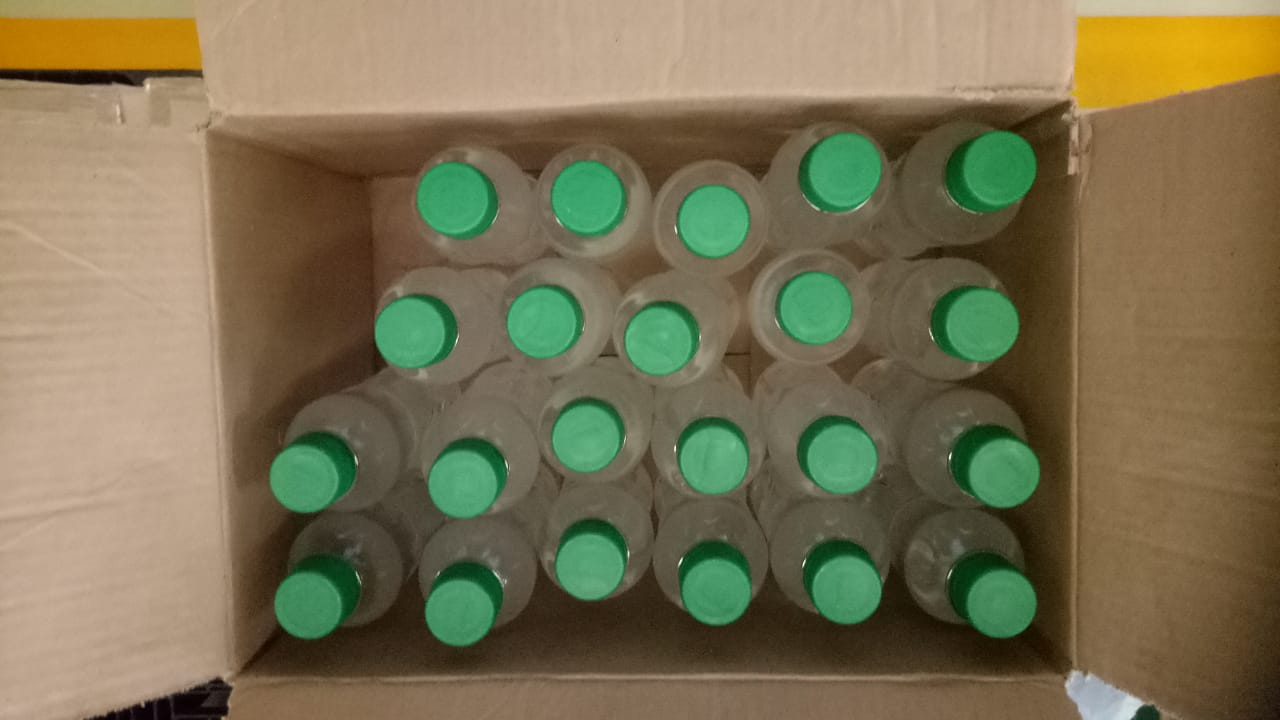
#> input picture blobs2.jpeg, 1280 x 720 px, found by its file name
$ python crop.py
#> lines starting #> are read from the running program, lines starting #| are printed output that depends on the picture
import cv2

img = cv2.imread('c://Intel//python//test1//blobs2.jpeg')
#> img is the input picture: shape (720, 1280, 3); mean B, G, R 83, 113.5, 122.5

# crop image[y_min:y_max , x_min:x_max]
img_crop = img[60:160, 320:420]
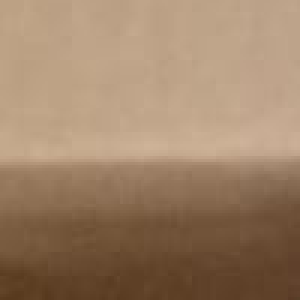
#> img_crop: shape (100, 100, 3) (shown 3 times larger); mean B, G, R 103.5, 130.1, 158.4

# show image
cv2.imshow('image crop',img_crop)
cv2.imshow('image',img)
cv2.waitKey(0)
cv2.destroyAllWindows()

$ run again, with blobs1.jpeg copied over blobs2.jpeg
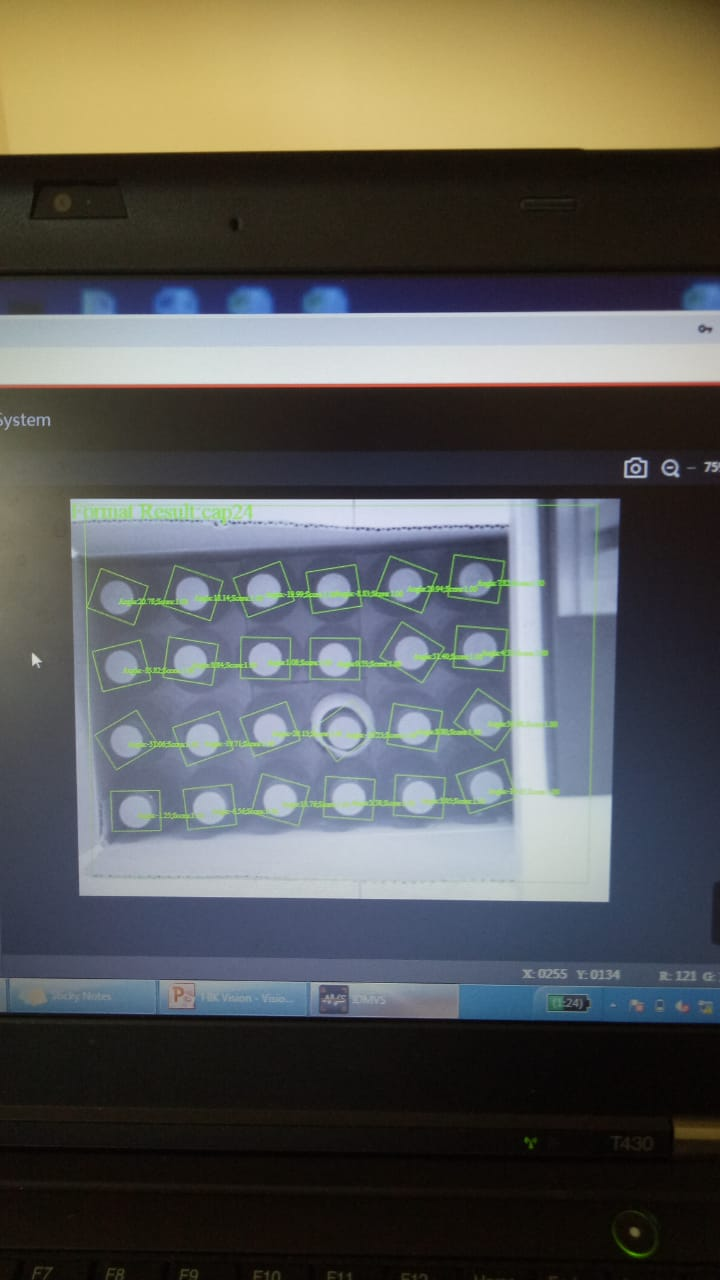
#> input picture blobs1.jpeg, 720 x 1280 px, found by its file name
#> img is the input picture: shape (1280, 720, 3); mean B, G, R 87.3, 90, 89.9
#> `img_crop = img[60:160, 320:420]`:
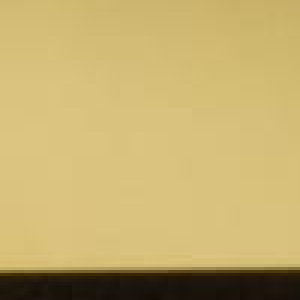
#> img_crop: shape (100, 100, 3) (shown 3 times larger); mean B, G, R 110.9, 174.7, 196.5
